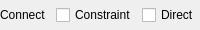
              <widget class="QFrame" name="LayControlConnectionM">
               <property name="minimumSize">
                <size>
                 <width>0</width>
                 <height>30</height>
                </size>
               </property>
               <property name="maximumSize">
                <size>
                 <width>16777215</width>
                 <height>30</height>
                </size>
               </property>
               <property name="class" stdset="0">
                <string>label_frame</string>
               </property>
               <layout class="QHBoxLayout" name="horizontalLayout_6" stretch="1,2">
                <property name="leftMargin">
                 <number>0</number>
                </property>
                <property name="topMargin">
                 <number>0</number>
                </property>
                <property name="rightMargin">
                 <number>0</number>
                </property>
                <property name="bottomMargin">
                 <number>0</number>
                </property>
                <item>
                 <widget class="QLabel" name="lblConnection">
                  <property name="minimumSize">
                   <size>
                    <width>0</width>
                    <height>0</height>
                   </size>
                  </property>
                  <property name="toolTip">
                   <string>Optional.
Connect control to source object.</string>
                  </property>
                  <property name="text">
                   <string>Connect</string>
                  </property>
                 </widget>
                </item>
                <item>
                 <layout class="QHBoxLayout" name="layControlConnection">
                  <item>
                   <widget class="QCheckBox" name="RdoControlConstrained">
                    <property name="minimumSize">
                     <size>
                      <width>80</width>
                      <height>0</height>
                     </size>
                    </property>
                    <property name="text">
                     <string>Constraint</string>
                    </property>
                   </widget>
                  </item>
                  <item>
                   <widget class="QCheckBox" name="RdoControlDirectConnect">
                    <property name="text">
                     <string>Direct</string>
                    </property>
                   </widget>
                  </item>
                 </layout>
                </item>
               </layout>
              </widget>
